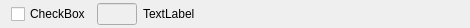
<?xml version="1.0" encoding="UTF-8"?>
<ui version="4.0">
 <class>SearchReplaceForm</class>
 <widget class="QWidget" name="SearchReplaceForm">
  <property name="geometry">
   <rect>
    <x>0</x>
    <y>0</y>
    <width>470</width>
    <height>26</height>
   </rect>
  </property>
  <property name="windowTitle">
   <string>Form</string>
  </property>
  <layout class="QHBoxLayout" name="horizontalLayout">
   <property name="topMargin">
    <number>3</number>
   </property>
   <property name="bottomMargin">
    <number>3</number>
   </property>
   <item>
    <widget class="QCheckBox" name="checkBox">
     <property name="text">
      <string>CheckBox</string>
     </property>
    </widget>
   </item>
   <item>
    <widget class="QLineEdit" name="lineEdit">
     <property name="enabled">
      <bool>false</bool>
     </property>
     <property name="maximumSize">
      <size>
       <width>40</width>
       <height>16777215</height>
      </size>
     </property>
    </widget>
   </item>
   <item>
    <widget class="QLabel" name="label">
     <property name="text">
      <string>TextLabel</string>
     </property>
    </widget>
   </item>
   <item>
    <spacer name="horizontalSpacer">
     <property name="orientation">
      <enum>Qt::Horizontal</enum>
     </property>
     <property name="sizeHint" stdset="0">
      <size>
       <width>40</width>
       <height>20</height>
      </size>
     </property>
    </spacer>
   </item>
  </layout>
 </widget>
 <resources/>
 <connections/>
</ui>
